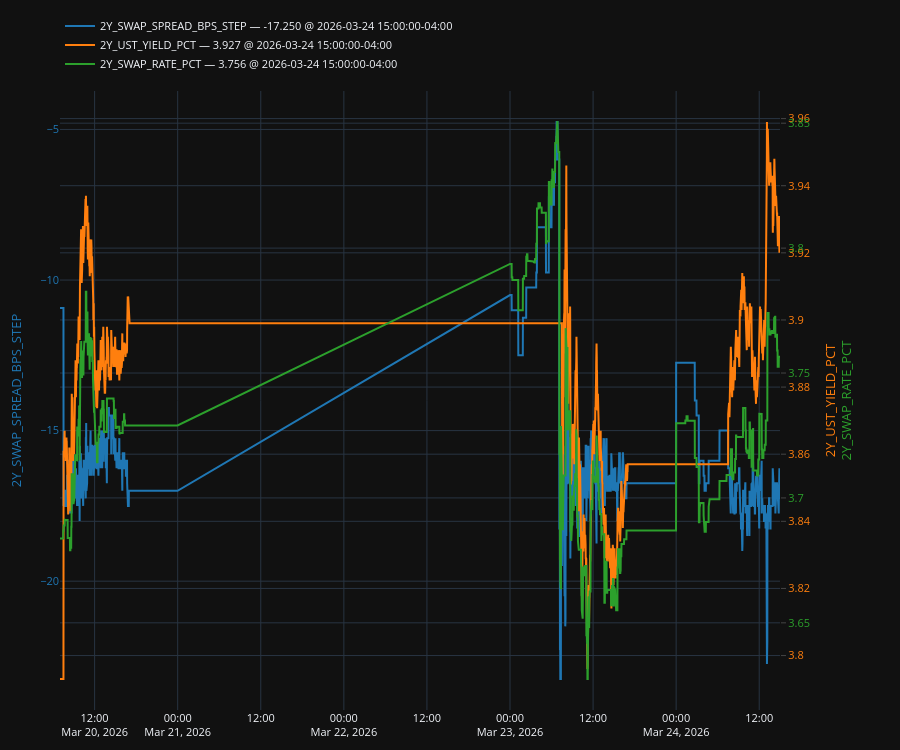

The notebook cell saved with this chart:
### Code cell
plot, fig, _, _, legend = make_secondary_axis_plot(engine="plotly")
plot(df[f"{headline}_SWAP_SPREAD_BPS_STEP"], which="left")
plot(df[f"{headline}_UST_YIELD_PCT"], which="right")
plot(df[f"{headline}_SWAP_RATE_PCT"], which="right")
legend(valfmt="{:.3f}", show_date=True)

### Figure 1 — Plotly figure (JSON) as saved in the notebook; plotly's stock layout.template omitted (floating-point values rounded to 4 significant figures; data arrays with more than 128 entries replaced by an {"elided": "..."} marker saying what was removed)
{"data": [{"line": {"color": "#1f77b4"}, "mode": "lines", "name": "2Y_SWAP_SPREAD_BPS_STEP — -17.250 @ 2026-03-24 15:00:00-04:00", "showlegend": true, "type": "scatter", "x": {"elided": "3361 str values"}, "y": {"elided": "3361 float values"}, "yaxis": "y"}, {"line": {"color": "#ff7f0e"}, "mode": "lines", "name": "2Y_UST_YIELD_PCT — 3.927 @ 2026-03-24 15:00:00-04:00", "showlegend": true, "type": "scatter", "x": {"elided": "3361 str values"}, "y": {"elided": "3361 float values"}, "yaxis": "y2"}, {"line": {"color": "#2ca02c"}, "mode": "lines", "name": "2Y_SWAP_RATE_PCT — 3.756 @ 2026-03-24 15:00:00-04:00", "showlegend": true, "type": "scatter", "x": {"elided": "3361 str values"}, "y": {"elided": "3361 float values"}, "yaxis": "y3"}], "layout": {"font": {"size": 11}, "height": 750, "legend": {"orientation": "h", "x": 0, "xanchor": "left", "y": 1.02, "yanchor": "bottom"}, "margin": {"b": 40, "l": 60, "r": 120, "t": 60}, "newshape": {"line": {"color": "red"}}, "title": {}, "xaxis": {"showgrid": true, "showspikes": true, "spikecolor": "white", "spikemode": "across", "spikesnap": "cursor"}, "yaxis": {"showgrid": true, "showspikes": true, "spikecolor": "white", "spikesnap": "cursor", "spikethickness": 0.5, "tickfont": {"color": "#1f77b4"}, "title": {"font": {"color": "#1f77b4"}, "text": "2Y_SWAP_SPREAD_BPS_STEP"}}, "yaxis2": {"anchor": "x", "overlaying": "y", "position": 0.98, "showgrid": true, "showspikes": true, "side": "right", "spikecolor": "white", "spikesnap": "cursor", "spikethickness": 0.5, "tickfont": {"color": "#ff7f0e"}, "ticklabelposition": "outside", "ticks": "outside", "title": {"font": {"color": "#ff7f0e"}, "standoff": 16, "text": "2Y_UST_YIELD_PCT"}}, "yaxis3": {"anchor": "x", "overlaying": "y", "position": 0.92, "showgrid": true, "showspikes": true, "side": "right", "spikecolor": "white", "spikesnap": "cursor", "spikethickness": 0.5, "tickfont": {"color": "#2ca02c"}, "ticklabelposition": "outside", "ticks": "outside", "title": {"font": {"color": "#2ca02c"}, "standoff": 32, "text": "2Y_SWAP_RATE_PCT"}}}}
